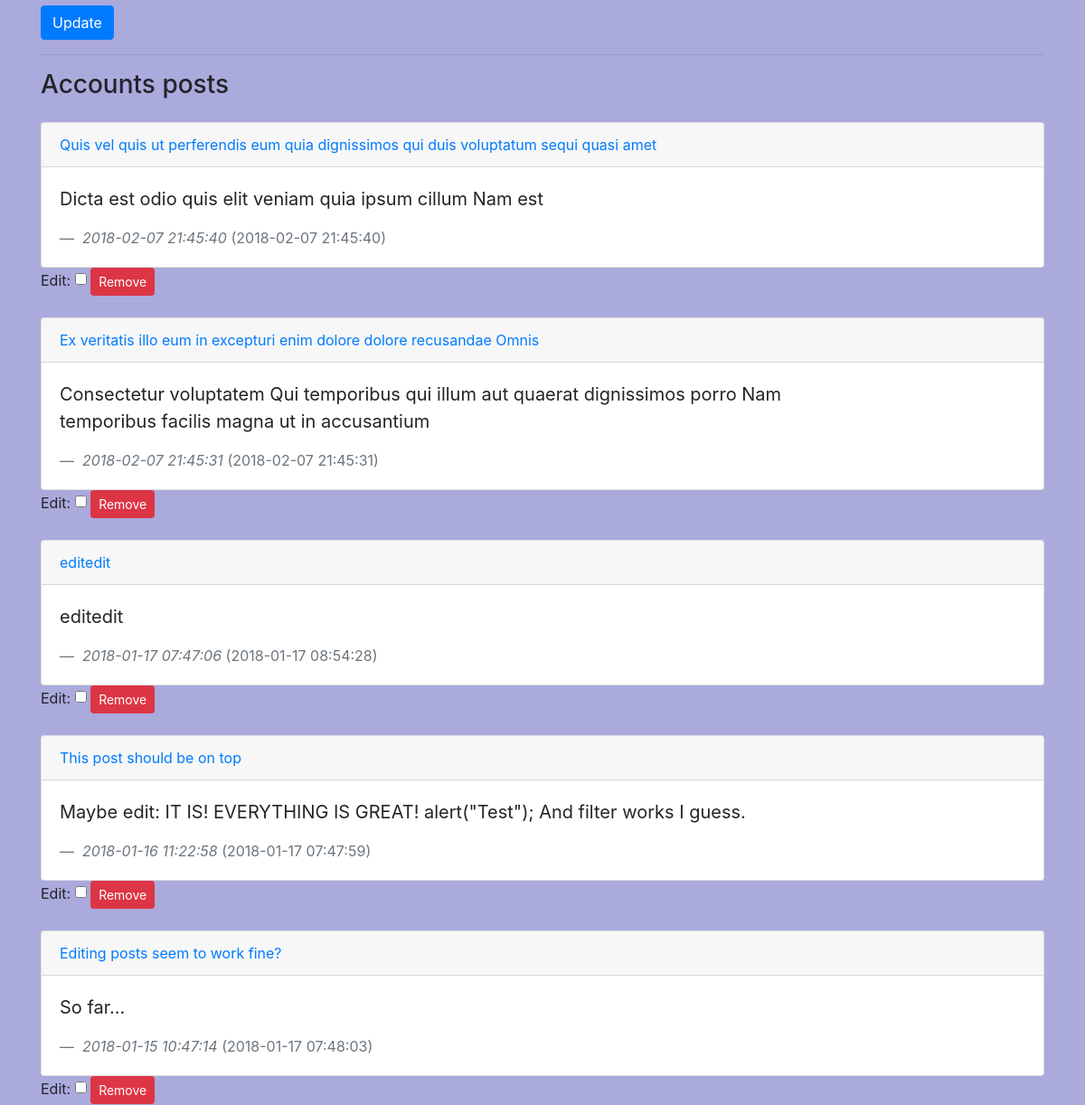
Page /profile.php (signed in, middle part) on the earlier database version.
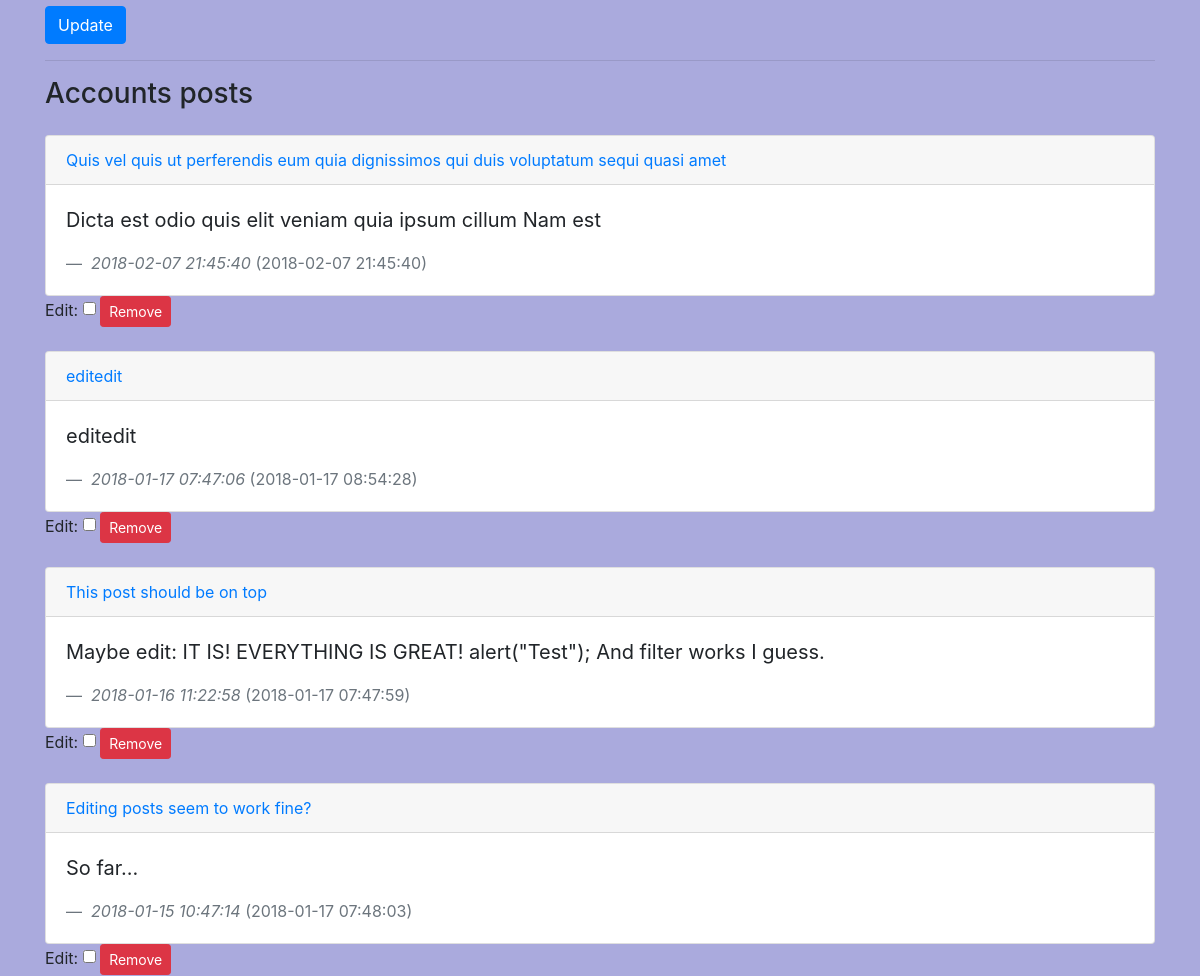
Same page on the later database version.
### tables this page shows
CREATE TABLE posts(postID INTEGER PRIMARY KEY, authorID INTEGER NOT NULL, title TEXT NOT NULL, postText TEXT, image_url TEXT, postTime DATETIME, updateTime DATETIME, FOREIGN KEY(authorID) REFERENCES users(id));

### app/functions.php (called while the page is built, shortened)
<?php
function SelectFromBD(PDO $pdo, string $sql, array $params, bool $fetchAll){
    $statement = $pdo->prepare($sql);
    $statement->execute($params);
    if($fetchAll){
        return $statement->fetchAll(PDO::FETCH_ASSOC);
    }else{
        return $statement->fetch(PDO::FETCH_ASSOC);
    }
}

### profile.php (the view, shortened to what this page needs)
<?php
    require 'views/header.php';
    if(isset($_GET['targetUser'])) {
        $target = $_GET['targetUser'];
    } else {
        $target = $_SESSION['userid'];
    }
    $data = SelectFromBD($pdo, "SELECT id, nickname, email, bio, avatar_url, regDate from users WHERE id=?", [$target], false);
?>
<div class="container">
<?php
    if($_SESSION['userid'] == $data['id']):
?>
    <form name="updateUserForm" enctype="multipart/form-data" action="app/users/update.php" method="post">
        <button type="submit" class="btn btn-primary btn-regUser">Update</button>
    </form>
    <hr>
</div>
<?php
    endif;
?>
<div class="container">
    <h3>Accounts posts</h3>
    <?php
        $posts = SelectFromBD($pdo, "SELECT * FROM posts WHERE authorID=? ORDER BY postID DESC", [$target], true);
        foreach($posts as $post):
    ?>
    <div class="card mt-4 post" data-postid="<?php echo $post['postID']; ?>">
        <a href="<?php echo $post['image_url']; ?>" target="_blank" class="card-header postTitle" onclick="if(this.getAttribute('href') == '') return false;"><?php echo $post['title']; ?></a>
        <div class="card-body row">
            <blockquote class="blockquote mb-0 col-10">
                <p class="postText"><?php echo $post['postText']; ?></p>
                <footer class="blockquote-footer"> <cite title="Source Title"><?php echo $post['postTime']; ?></cite> (<span class="updateTime"><?php echo $post['updateTime']; ?></span>)</footer>
            </blockquote>
        </div>
    </div>
    <?php
        if($_SESSION['userid'] == $post['authorID']):
    ?>
        Edit: <input type="checkbox" class="editPostCheck" data-postid="<?php echo $post['postID']; ?>">
        <a href="app/posts/delete.php?post=<?php echo $post['postID']; ?>" class="btn btn-sm btn-danger" onclick="if(!confirm('Are you sure?')) return false;">Remove</a>
    <?php
        endif;
        endforeach;
    ?>
</div>
<?php require 'views/footer.php'; ?>

Differences in the rows shown:
removed posts: title "Ex veritatis illo eum in excepturi enim dolore dolore recusandae Omnis", postText "Consectetur voluptatem Qui temporibus qui illum aut quaerat dignissimos porro Nam temporibus facilis magna ut in accusantium", postTime "2018-02-07 21:45:31", updateTime "2018-02-07 21:45:31"
